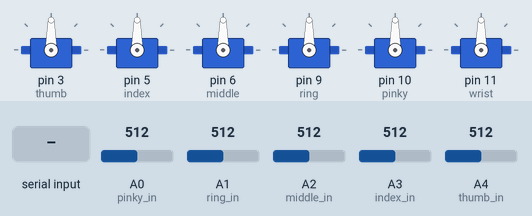
Simulated run of this sketch. Board: Arduino Uno, built with avr-gcc and run on an emulated ATmega328P. Shown: 6 × servo. Inputs (shaded band) come from the test bench; at power-on: A0 (pinky_in) = 512, A1 (ring_in) = 512, A2 (middle_in) = 512, A3 (index_in) = 512, A4 (thumb_in) = 512. What the sketch prints to the serial monitor is not drawn.

Above: at 1.2 s.
1.3 s: "T" received over Serial
At 2.1 s:
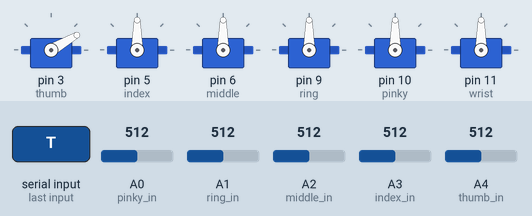
2.8 s: "I" received over Serial
At 3.2 s:
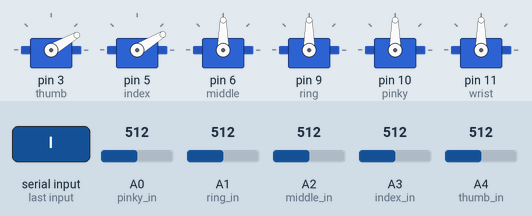
4.3 s: "M" received over Serial
At 5.5 s:
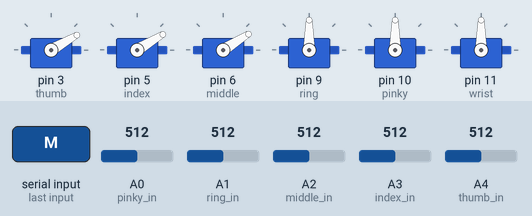
5.8 s: "R" received over Serial
At 6.9 s:
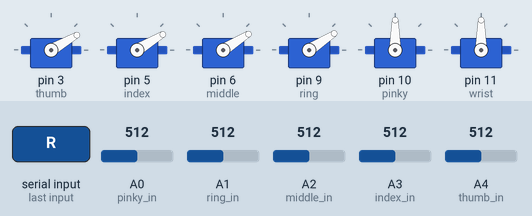
7.3 s: "P" received over Serial
At 7.9 s:
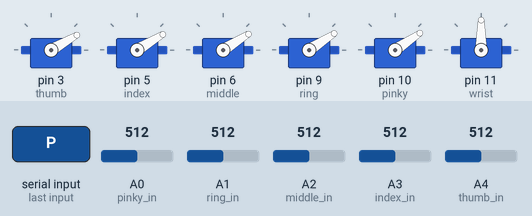
8.8 s: "W" received over Serial
At 9.4 s:
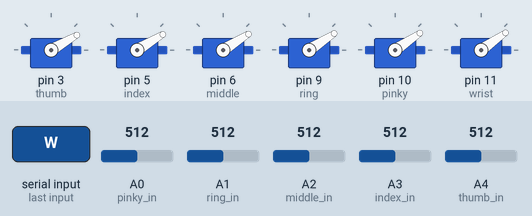
Timing chart, 0 to 11.3 s (numbered marks = the images above; inputs shaded):
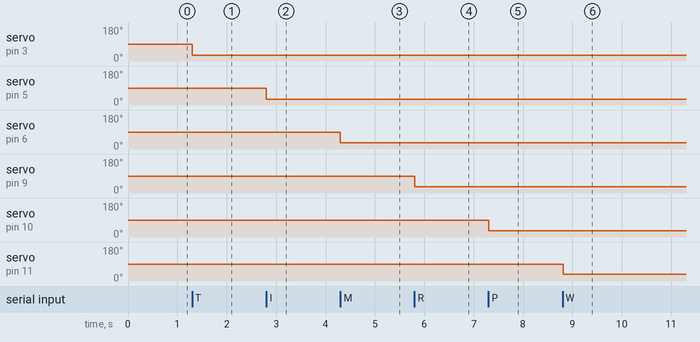

The sketch:

My_Hand.ino
```cpp
#include <Servo.h>

Servo servo_thumb;
Servo servo_index;   //initialize servo object for connected servo
Servo servo_middle;
Servo servo_ring;
Servo servo_pinky;
Servo servo_wrist;

int counter = 0;
int reverse = 0;
int max_angle = 150;
int min_angle = 30;
int angle_range = max_angle - min_angle;
int angle_step = 2;
int angle_delay = 5;
int angle = min_angle;
int Run = true;

int pinky_max = 0;
int ring_max = 0;
int middle_max = 0;
int index_max = 0;
int thumb_max = 0;

int pinky_min = 600;
int ring_min = 600;
int middle_min = 600;
int index_min = 600;
int thumb_min = 600;

int pinky_ave = (pinky_min+pinky_max)/2;
int ring_ave = (ring_min+ring_max)/2;
int middle_ave = (middle_min+middle_max)/2;
int index_ave = (index_min+index_max)/2;
int thumb_ave = (thumb_min+thumb_max)/2;

int pinky_conv = (pinky_max - pinky_min)/(angle_range);
int ring_conv = (ring_max - ring_min)/(angle_range);
int middle_conv = (middle_max - middle_min)/(angle_range);
int index_conv = (index_max - index_min)/(angle_range);
int thumb_conv = (thumb_max - thumb_min)/(angle_range);

int p;
int r;
int m;
int i;
int t;

int pinky_in = 0;
int ring_in = 1;
int middle_in = 2;
int index_in = 3;
int thumb_in = 4;

int pinky_flex = 0;
int ring_flex = 0;
int middle_flex = 0;
int index_flex = 0;
int thumb_flex = 0;

void setup()
{

int thumb = 3;
int index = 5;
int middle = 6;
int ring = 9;
int pinky = 10;
int wrist = 11;

servo_thumb.attach(thumb);   //attach signal pin of servo
servo_index.attach(index);   //attach signal pin of servo
servo_middle.attach(middle);   //attach signal pin of servo
servo_ring.attach(ring);   //attach signal pin of servo
servo_pinky.attach(pinky);   //attach signal pin of servo
servo_wrist.attach(wrist);   //attach signal pin of servo

Serial.begin(115200);

}

void loop()
{
  while (Run)
  {
    if (Serial.available() )
    {
      char userData = Serial.read();
      Serial.println((char)userData);
      switch ((char)userData)
      {
      case 'T':
        if (angle > min_angle - 1 && reverse == 1)
          {
            servo_thumb.write(angle);
            angle--;
            delay(angle_delay);
            if (angle == min_angle)
              reverse = 0;
          }
        else if (angle < max_angle + 1 && reverse == 0)
          {
            servo_thumb.write(angle);
            angle++;
            delay(angle_delay);
            if (angle == max_angle)
              reverse = 1;
          }
        break;

      case 'I':
        if (angle > min_angle - 1 && reverse == 1)
          {
            servo_index.write(angle);
            angle--;
            delay(angle_delay);
            if (angle == min_angle)
              reverse = 0;
          }
        else if (angle < max_angle + 1 && reverse == 0)
          {
            servo_index.write(angle);
            angle++;
            delay(angle_delay);
            if (angle == max_angle)
              reverse = 1;
          }
        break;

      case 'M':
        if (angle > min_angle - 1 && reverse == 1)
          {
            servo_middle.write(angle);
            angle--;
            delay(angle_delay);
            if (angle == min_angle)
              reverse = 0;
          }
        else if (angle < max_angle + 1 && reverse == 0)
          {
            servo_middle.write(angle);
            angle++;
            delay(angle_delay);
            if (angle == max_angle)
              reverse = 1;
          }
        break;

      case 'R':
        if (angle > min_angle - 1 && reverse == 1)
          {
            servo_ring.write(angle);
            angle--;
            delay(angle_delay);
            if (angle == min_angle)
              reverse = 0;
          }
        else if (angle < max_angle + 1 && reverse == 0)
          {
            servo_ring.write(angle);
            angle++;
            delay(angle_delay);
            if (angle == max_angle)
              reverse = 1;
          }
        break;

      case 'P':
        if (angle > min_angle - 1 && reverse == 1)
          {
            servo_pinky.write(angle);
            angle--;
            delay(angle_delay);
            if (angle == min_angle)
              reverse = 0;
          }
        else if (angle < max_angle + 1 && reverse == 0)
          {
            servo_pinky.write(angle);
            angle++;
            delay(angle_delay);
            if (angle == max_angle)
              reverse = 1;
          }
        break;

      case 'W':
        if (angle > min_angle - 1 && reverse == 1)
          {
            servo_wrist.write(angle);
            angle--;
            delay(angle_delay);
            if (angle == min_angle)
              reverse = 0;
          }
        else if (angle < max_angle + 1 && reverse == 0)
          {
            servo_wrist.write(angle);
            angle++;
            delay(angle_delay);
            if (angle == max_angle)
              reverse = 1;
          }
        break;

      case 'C':
        servo_thumb.write(90);    //command to rotate servo to specified angle
        delay(1000);
        servo_index.write(90);    //command to rotate servo to specified angle
        delay(1000);
        servo_middle.write(90);    //command to rotate servo to specified angle
        delay(1000);
        servo_ring.write(90);    //command to rotate servo to specified angle
        delay(1000);
        servo_pinky.write(90);    //command to rotate servo to specified angle
        delay(1000);
        servo_wrist.write(90);    //command to rotate servo to specified angle
        delay(1000);
        break;

      case 'S':
        Serial.println("Opa!");
        delay(1000);
        Run = false;
        break;
      }
    }

    counter++;

    pinky_flex = analogRead(pinky_in);
    ring_flex = analogRead(ring_in);
    middle_flex = analogRead(middle_in);
    index_flex = analogRead(index_in);
    thumb_flex = analogRead(thumb_in);

    if (pinky_flex > pinky_max){
        pinky_max = pinky_flex;
    }
    else if (pinky_flex < pinky_min){
        pinky_min = pinky_flex;
    }
    if (index_flex > index_max){
        index_max = index_flex;
    }
    else if (index_flex < index_min){
        index_min = index_flex;
    }
    if (middle_flex > middle_max){
        middle_max = middle_flex;
    }
    else if (middle_flex < middle_min){
        middle_min = middle_flex;
    }
    if (ring_flex > ring_max){
        ring_max = ring_flex;
    }
    else if (ring_flex < ring_min){
        ring_min = ring_flex;
    }
    if (thumb_flex > thumb_max){
        thumb_max = thumb_flex;
    }
    else if (thumb_flex < thumb_min){
        thumb_min = thumb_flex;
    }

    if (counter >= 10000) {
        Serial.print("Pinky Min: ");
        Serial.println(pinky_min);
        Serial.print("Ring Min: ");
        Serial.println(ring_min);
        Serial.print("Middle Min: ");
        Serial.println(middle_min);
        Serial.print("Index Min: ");
        Serial.println(index_min);
        Serial.print("Thumb Min: ");
        Serial.println(thumb_min);

        Serial.print("Pinky Max: ");
        Serial.println(pinky_max);
        Serial.print("Ring Max: ");
        Serial.println(ring_max);
        Serial.print("Middle Max: ");
        Serial.println(middle_max);
        Serial.print("Index Max: ");
        Serial.println(index_max);
        Serial.print("Thumb Max: ");
        Serial.println(thumb_max);
    }
  }
}
```

Measured:
- after the input at 1.3 s, servo on pin 3 (thumb): 90° → 30° at once
- after the input at 2.8 s, servo on pin 5 (index): 90° → 31° at once
- after the input at 4.3 s, servo on pin 6 (middle): 90° → 32° at once
- after the input at 5.8 s, servo on pin 9 (ring): 90° → 33° at once
- after the input at 7.3 s, servo on pin 10 (pinky): 90° → 34° at once
- after the input at 8.8 s, servo on pin 11 (wrist): 90° → 35° at once
